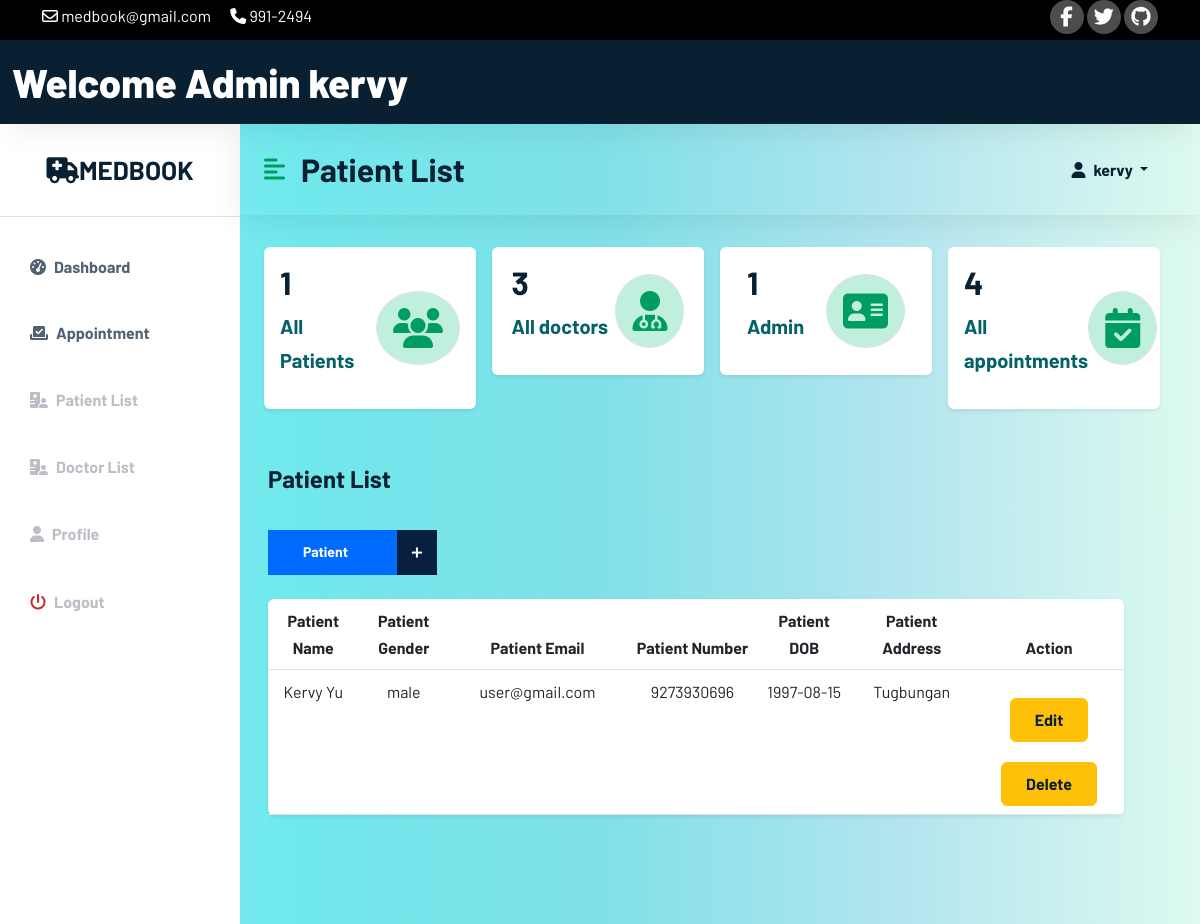
/admin/adminpatient.php (signed in), run on the app's committed database.
### tables this page shows
CREATE TABLE `app_admin` (
  `adminID` int(11) NOT NULL,
  `admin_name` varchar(100) NOT NULL,
  `admin_email` varchar(100) NOT NULL,
  `admin_password` varchar(100) NOT NULL,
  `usertype` varchar(100) NOT NULL DEFAULT 'admin'
);

CREATE TABLE `patient` (
  `patientID` int(11) NOT NULL,
  `p_FullName` varchar(100) NOT NULL,
  `p_password` varchar(100) NOT NULL,
  `p_DOB` date NOT NULL,
  `p_gender` varchar(20) NOT NULL,
  `p_address` varchar(100) NOT NULL,
  `p_number` bigint(100) NOT NULL,
  `p_email` varchar(100) NOT NULL,
  `patient_type` varchar(100) NOT NULL DEFAULT 'user'
);

### admin/adminpatient.php (the view, shortened to what this page needs)
<?php
include 'C:\xampp\htdocs\Web_Tech\config\config.php';
include 'C:\xampp\htdocs\Web_Tech\admin\adminheader.php';
?>
<?php
$currentAd = $_SESSION['email'];
$sql = "SELECT * FROM app_admin WHERE admin_email = '$currentAd'";
$result = mysqli_query($conn, $sql);
if ($result) {
if (mysqli_num_rows($result) > 0) {
while ($row = mysqli_fetch_array($result)) {
?>
<!DOCTYPE html>
<html lang="en">
<head>
    <link href="https://cdn.jsdelivr.net/npm/bootstrap@5.2.0/dist/css/bootstrap.min.css" rel="stylesheet">
    <link rel="stylesheet" href="/Web_Tech/css/style.css">
    <link rel="stylesheet" href="/Web_Tech/css/dochome.css">
    <link rel="stylesheet" href="/Web_Tech/css/reglog.css">
</head>
<body>
<div class="d-flex" id="wrapper">
    <div class="bg-white" id="sidebar-wrapper">
        <div class="sidebar-heading text-center py-4 primary-text fs-4 fw-bold text-uppercase border-bottom">
            <a href="#" class="navbar-brand mb-0" >
                <i class="fa-solid fa-truck-medical"></i>MedBook
            </a>
        </div>
        <div class="list-group list-group-flush my-3">
            <a href="adminhome.php" class="list-group-item list-group-item-action bg-transparent second-text active"><i
                    class="fas fa-tachometer-alt me-2"></i>Dashboard</a>
            <a href="adminapp.php" class="list-group-item list-group-item-action bg-transparent second-text active"><i
                        class="fas fa-check-to-slot me-2"></i>Appointment</a>
            <a href="adminpatient.php" class="list-group-item list-group-item-action bg-transparent second-text fw-bold">
                <i class="fas fa-hospital-user me-2"></i>Patient List</a>
            <a href="admindoc.php" class="list-group-item list-group-item-action bg-transparent second-text fw-bold">
                <i class="fas fa-hospital-user me-2"></i>Doctor List</a>
            <a href="doctorprofile.php" class="list-group-item list-group-item-action bg-transparent second-text fw-bold"><i
                    class="fas fa-user me-2"></i>Profile</a>
            <a href="/Web_Tech/user/userlogout.php" class="list-group-item list-group-item-action bg-transparent second-text fw-bold"><i
                    class="fas fa-power-off me-2" style="color: #c72a2a;"></i>Logout</a>
        </div>
    </div>
    <div id="page-content-wrapper">
        <nav class="navbar navbar-expand-lg navbar-light bg-transparent py-4 px-4">
            <div class="d-flex align-items-center">
                <i class="fas fa-align-left primary-text fs-4 me-3" id="menu-toggle"></i>
                <h2 class="fs-2 m-0">Patient List</h2>
            </div>
            <div class="collapse navbar-collapse" id="navbarSupportedContent">
                <ul class="navbar-nav ms-auto mb-2 mb-lg-0">
                    <li class="nav-item dropdown">
                        <a class="nav-link dropdown-toggle second-text fw-bold" href="#" id="navbarDropdown"
                           role="button" data-bs-toggle="dropdown" aria-expanded="false">
                            <i class="fas fa-user me-2"></i><?php echo $row['admin_name'];?>
                        </a>
                    </li>
                </ul>
            </div>
        </nav>
        <div class="container-fluid px-4">
            <div class="row g-3 my-2">
                <div class="row g-3 my-2">
                    <div class="col-md-3">
                        <div class="p-3 bg-white shadow-sm d-flex justify-content-around align-items-center rounded">
                            <div>
                                <?php
                                $query = "SELECT patientID FROM patient ORDER BY patientID";
                                $query_run = mysqli_query($conn, $query);
                                if ($row = mysqli_num_rows($query_run)) {
                                    echo '<h3 class="fs-2">' . $row . '</h3>';
                                }else{
                                    echo '<h3 class="fs-2">No Data</h3>';
                                }
                                ?>
                                <p class="fs-5" style="color:#046167;"><b>All Patients</b></p>
                            </div>
                            <i class="fas fa-users fs-1 primary-text border rounded-full secondary-bg p-3"></i>
                        </div>
                    </div>
                    <div class="col-md-3">
                        <div class="p-3 bg-white shadow-sm d-flex justify-content-around align-items-center rounded">
                            <div>
                                <?php
                                $query = "SELECT doctorID FROM doctor ORDER BY doctorID";
                                $query_run = mysqli_query($conn, $query);
                                if($row = mysqli_num_rows($query_run))
                                {
                                    echo '<h3 class="fs-2">'.$row.'</h3>';
                                }
                                else{
                                    echo '<h3 class="fs-2">No Data</h3>';
                                }
                                ?>
                                <p class="fs-5" style="color:#046167;"><b>All doctors</b></p>
                            </div>
                            <i class="fas fa-user-doctor fs-1 primary-text border rounded-full secondary-bg p-3"></i>
                        </div>
                    </div>
                    <div class="col-md-3">
                        <div class="p-3 bg-white shadow-sm d-flex justify-content-around align-items-center rounded">
                            <div>
                                <?php
                                $query = "SELECT adminID FROM app_admin ORDER BY adminID";
                                $query_run = mysqli_query($conn, $query);
                                if($row = mysqli_num_rows($query_run))
                                {
                                    echo '<h3 class="fs-2">'.$row.'</h3>';
                                }
                                else{
                                    echo '<h3 class="fs-2">No Data</h3>';
                                }
                                ?>
                                <p class="fs-5" style="color:#046167;"><b>Admin</b></p>
                            </div>
                            <i class="fas fa-address-card fs-1 primary-text border rounded-full secondary-bg p-3"></i>
                        </div>
                    </div>
                    <div class="col-md-3">
                        <div class="p-3 bg-white shadow-sm d-flex justify-content-around align-items-center rounded">
                            <div>
                                <?php
                                $query = "SELECT requestID FROM appointment ORDER BY requestID";
                                $query_run = mysqli_query($conn, $query);
                                if($row = mysqli_num_rows($query_run))
                                {
                                    echo '<h3 class="fs-2">'.$row.'</h3>';
                                }
                                else{
                                    echo '<h3 class="fs-2">No Data</h3>';
                                }
                                ?>
                                <p class="fs-5" style="color:#046167;"><b>All appointments</b></p>
                            </div>
                            <i class="fas fa-calendar-check fs-1 primary-text border rounded-full secondary-bg p-3"></i>
                        </div>
                    </div>
                </div>
                <div class="row my-5">
                <h3 class="fs-4 mb-3">Patient List</h3>
                    <div class="col-12 col-md-5">
                        <div class="form-group mb-0">
                            <button type="submit" class="btn medilife-btn" id="medilife" data-bs-toggle="modal" data-bs-target="#addpatient">Patient <span>+</span></button>
                        </div>
                    </div>
                    <div class="row my-4">
                <div class="col text-center">
                    <form class="form" role="form" method="POST" accept-charset="UTF-8">
                    <table class="table bg-white rounded shadow-sm  table-hover">
                        <thead>
                        <tr>
                            <th scope="col" width="50">Patient Name</th>
                            <th scope="col" width="50">Patient Gender</th>
                            <th scope="col" width="30">Patient Email</th>
                            <th scope="col" width="50">Patient Number</th>
                            <th scope="col" width="50">Patient DOB</th>
                            <th scope="col" width="50">Patient Address</th>
                            <th scope="col" width="50">Action</th>
                        </tr>
                        </thead>
                        <tbody>
                        <?php
                        $sql = "SELECT * FROM patient";
                        $result = mysqli_query($conn, $sql);
                        if ($result) {
                            if (mysqli_num_rows($result) > 0) {
                                while ($row = mysqli_fetch_array($result)) {
                                    ?>
                                    <tr>
                                        <td><?php echo $row['p_FullName'] ?></td>
                                        <td><?php echo $row['p_gender'] ?></td>
                                        <td><?php echo $row['p_email'] ?></td>
                                        <td><?php echo $row['p_number'] ?></td>
                                        <td><?php echo $row['p_DOB'] ?></td>
                                        <td><?php echo $row['p_address'] ?></td>
                                        <td>
                                            <button type="button" id="act_button" class="btn btn-warning btn-xs update" data-bs-toggle="modal" data-bs-target="#myUpdate"><a class="glyphicon glyphicon-edit" style="text-decoration: none;" href="?update=<?php echo $row['patientID']; ?>" title="Edit">Edit</a></button>
                                            <button type="button" name="delete" id="act_button" class="btn btn-warning btn-xs update"><a class="glyphicon glyphicon-edit" style="text-decoration: none;" href="/Web_Tech/admin/adminpatient.php?delete=<?php echo $row['patientID']; ?>" title="Edit">Delete</a></button>
                                        </td>
                                    </tr>
                                    <?php
                                }
                            }
                        }
                        ?>
                        </tbody>
                    </table>
                    </form>
                </div>
            </div>
                <?php
                }
                }
                }
                ?>
            </div>
    </div>
</div>
</div>
</body>
</html>

### admin/adminheader.php (shortened to what this page needs)
<?php
$currentAd = $_SESSION['email'];
$sql = "SELECT * FROM app_admin WHERE admin_email = '$currentAd'";
$result = mysqli_query($conn, $sql);
if ($result) {
if (mysqli_num_rows($result) > 0) {
while ($row = mysqli_fetch_array($result)) {
?>
<!DOCTYPE html>
<html lang="en">
<head>
    <link href="https://cdn.jsdelivr.net/npm/bootstrap@5.2.0/dist/css/bootstrap.min.css" rel="stylesheet">
    <link rel="stylesheet" type="text/css" href="/Web_Tech/css/style.css">
    <link rel="stylesheet" type="text/css" href="/Web_Tech/css/dochome.css">
</head>
<body>
<div class="top-nav" id="home" style="background-color: black">
    <div class="container">
        <div class="row justify-content-between">
            <div class="col-auto">
                <p>
                    <i class="fa-regular fa-envelope"></i>
                    <span>medbook@gmail.com</span>
                </p>
                <p>
                    <i class="fa-solid fa-phone"></i>
                    <span>991-2494</span>
                </p>
            </div>
            <div class="col-auto social-icons">
                <a href=""><i class="fa-brands fa-facebook-f"></i></a>
                <a href=""><i class="fa-brands fa-twitter"></i></i></a>
                <a href=""><i class="fa-brands fa-github"></i></i></a>
            </div>
        </div>
    </div>
</div>
<div class="container-fluid" id="wrapper-header">
    <nav class="navbar navbar-inverse navbar-fixed-top" role="navigation">
        <div class="navbar-header">
            <a class="navbar-brand" id="docheader" href="adminhome.php">Welcome Admin <?php echo $row['admin_name'];?></a>
        </div>
    </nav>
</div>
<?php
}
}
}
?>
</body>
</html>

### css/style.css (style rules this page uses)
h1,h2,h3,h4,h5,h6 { font-weight: 700; color: #092032; }
a { color: #092032; font-weight: 700; }
.top-nav { background-color: #092032; }
.top-nav p { margin-bottom: 10px; display: inline-block; margin-right: 16px; color: white; }
.top-nav i, .top-nav span { vertical-align: middle; }
.social-icons a { width: 34px; height: 34px; background-color: rgba(255, 255, 255, 0.3); display: inline-flex ; align-items: center; justify-content: center; text-decoration: none; color: white; font-size: 20px; border-radius: 100%; transition: 0.3s ease; }
.navbar { box-shadow: 0px 6px 30px rgba(0, 0, 0, 0.08); }
.navbar a { color: #092032; text-decoration: none; font-weight: 500; transition: 0.5s ease; }
.navbar-brand { font-weight: 700; font-size: 26px; color: #092032; }
.nav-item { margin: 0px 20px 0px 20px; }
.btn { padding: 9px 24px; }
p { color: #f6f6f6; }
#medilife { display: inline-block; color: #ffffff; background-color: #006cff; height: 45px; padding: 0 55px 0 30px; line-height: 42px; font-size: 14px; min-width: 140px; border-radius: 0; font-weight: 700; position: relative; z-index: 1; transition-duration: 500ms; }
.medilife-btn span { width: 40px; height: 45px; background-color: #081f3e; display: inline-block; position: absolute; top: -1px; right: -30px; font-size: 24px; color: #ffffff; font-weight: 500; transition-duration: 500ms; }

### css/dochome.css (style rules this page uses)
:root { --main-bg-color: #009d63; --main-text-color: #009d63; --second-text-color: #bbbec5; --second-bg-color: #c1efde; }
#wrapper-header { background-color: #092032; }
#docheader { color: white; font-weight: 800; font-size: 40px; }
.primary-text { color: var(--main-text-color); }
.second-text { color: var(--second-text-color); }
.secondary-bg { background-color: var(--second-bg-color); }
.rounded-full { border-radius: 100%; }
#wrapper { overflow-x: hidden; background-image: linear-gradient( to right, #86f3f6, #70e8ec, #80e0e8, #b3e5ef, #ddfaef ); }
#sidebar-wrapper { min-height: 100vh; margin-left: -15rem; transition: 0.3s ease; }
.sidebar-heading a { font-weight: 700; font-size: 26px; color: #092032; transition: 0.3s ease; }
#sidebar-wrapper .sidebar-heading { padding: 0.875rem 1.25rem; font-size: 1.2rem; }
#sidebar-wrapper .list-group { width: 15rem; }
#page-content-wrapper { min-width: 100vw; }
#menu-toggle { cursor: pointer; }
.list-group-item { border: none; padding: 20px 30px; }
.list-group-item.active { background-color: transparent; color: var(--main-text-tablor); font-weight: bold; border: none; }
@media (min-width: 768px) { #sidebar-wrapper { margin-left: 0; } }
@media (min-width: 768px) { #page-content-wrapper { min-width: 0; width: 100%; } }

### css/reglog.css (style rules this page uses)
.btn { padding: 9px 24px; margin-top: 20px; }

### data on the page
app_admin: admin_name "kervy", row "1", row "3", row "4"
patient: p_FullName "Kervy Yu", p_gender "male", p_email "user@gmail.com", p_number "9273930696", p_DOB "1997-08-15", p_address "Tugbungan"
